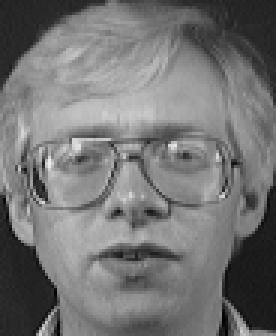
#> input picture Bilder2.0/1/s2/1.png, 92 x 112 px, given in place of 1.jpg, which was not available (shown 3 times larger); the run also reads 1 picture not shown here
$ python EukDistance.py
#> lines starting #> are read from the running program, lines starting #| are printed output that depends on the picture; pictures that were not available may be replaced by others from this repository, and a replacement may not be noted
import numpy as np
from PIL import Image
import os


# Load Images
def load(image_list):
    image_mat_array = []
    for image in image_list:
        img = Image.open(image).convert("L")
#> img is the input picture: PIL image 92x112 L; min 1, max 234, mean 116.1
#> pass 3 of the loop in load, `for image in image_list:`:
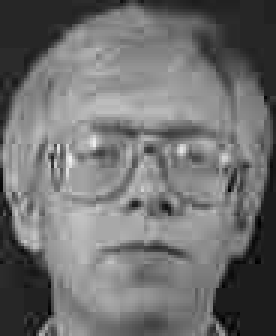
#> input picture Igi/GUI/Face dataset/2.jpg, 92 x 112 px, given in place of 7.jpg, which was not available (shown 3 times larger)
#> in load, img is the input picture: PIL image 92x112 L; min 0, max 239, mean 111.6
        arr = np.array(img)
        image_mat_array.append(arr)

    return image_mat_array


# Save a numpy array to an image
def save_image(image_obj, filename):
    if not os.path.exists(os.path.dirname(filename)):
        try:
            os.makedirs(os.path.dirname(filename))
        except OSError as exc:  # Guard against race condition
            if exc.errno != errno.EEXIST:
                raise

    height, width = image_obj.shape
    grayLevelImage = Image.new("L", (width, height))
    for i in range(0, width):
        for j in range(0, height):
            grayLevelImage.putpixel((i, j), int(image_obj[j][i]))
    grayLevelImage.save(filename + ".png")


# Load Training images
training_images_list = ["1", "4", "7",
                        ]
training_images = ["Face dataset/" + x + ".jpg" for x in training_images_list]
training_images_matrices = load(training_images)
#> training_images_matrices = 3 items


# Stacking row in each matrix to form a column vaector
def form_column_vectors(training_images_matrices):
    training_column_vectors = [x.flatten() for x in training_images_matrices]
#> training_column_vectors = 3 items
    return training_column_vectors


# Forming M Face vectors
training_faces = form_column_vectors(training_images_matrices)
#> training_faces = 3 items
# create a Matrix
training_faces = np.vstack(training_faces)

training_faces = np.transpose(training_faces)

# Calculating the mean face, taking mean across column
mean_face = training_faces.mean(1)
#> mean_face = 10304 values, max 219 at index 5076, min 1 at index 9826, mean 114.6
size = training_images_matrices[0].shape
#> size = (112, 92)
mean_face_image = mean_face.reshape(size)
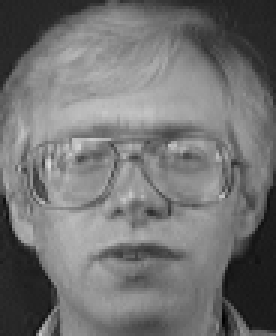
#> mean_face_image: shape (112, 92) float64 (shown 3 times larger); min 1, max 219, mean 114.6
save_image(mean_face_image, "Mean Face/mean_face")
#> in save_image, `grayLevelImage = Image.new("L", (width, height))`: grayLevelImage: PIL image 92x112 L; every value is 0


# Function to subtract mean face from each face
def subtract_mean_from_each_face(mean_face, faces):
    size = faces.shape[1]
#> size = 3
    new_faces = np.zeros(faces.shape)
    for i in range(0, size):
        new_faces[:, i] = np.subtract(faces[:, i], mean_face)
    return new_faces


adjusted_training_faces = subtract_mean_from_each_face(mean_face, training_faces)

## -------------Eigenfaces: Training------------------------

# calculating eigenfaces of the covariance matrix C= A.A^T
# going by alternate method of Singular Value decomposition
# Find eigenvalues of L = Transpose(A).A

A = adjusted_training_faces
A_t = np.transpose(A)
L = np.dot(A_t, A)
#> L = [[1262923.7, 1262923.7, -2525847.3], [1262923.7, 1262923.7, -2525847.3], [-2525847.3, -2525847.3, 5051694.7]]
L.shape
L_eig_vals, L_eig_vecs = np.linalg.eig(L)
#> L_eig_vals = [7577542, -8.5e-10, 3.69e-27]; L_eig_vecs = [[-0.408, 0.706, -3.44e-16], [-0.408, -0.708, -0.894], [0.816, -0.000793, -0.447]]
V = L_eig_vecs
#> V has the same summary as L_eig_vecs
eigen_face_space = np.dot(A, V)

print("Eigen values:")
print(L_eig_vals)
#| [ 7.57754200e+06 -8.50177304e-10  3.68954086e-27]

# Projecting each training face to Eigen_face_space
eigen_face_space_t = np.transpose(eigen_face_space)
projected_training_faces = np.dot(eigen_face_space_t, adjusted_training_faces)
#> projected_training_faces = [[-3093518.6, -3093518.6, 6187037.1], [-1.47e-10, -1.47e-10, 2.94e-10], [-1.46e-10, -1.46e-10, 2.91e-10]]
#> pass 3 of the loop in load, `for image in image_list:`:
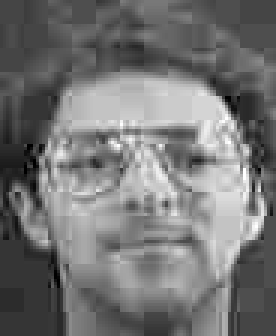
#> input picture Igi/GUI/Face dataset/5.jpg, 92 x 112 px (shown 3 times larger)
#> in load, img is the input picture: PIL image 92x112 L; min 0, max 255, mean 116.4
#> the loop made 6 passes; the first 3 are shown

# Load test images
from os import listdir
from os.path import isfile, join

testImagesList = ['2.jpg', '3.jpg',
                  '5.jpg', '6.jpg', '8.jpg',
                  '9.jpg']

test_images_list = testImagesList
test_images = ["Face dataset/" + x for x in test_images_list]

#> (the run stopped early here; a loop or call above may not have finished)
